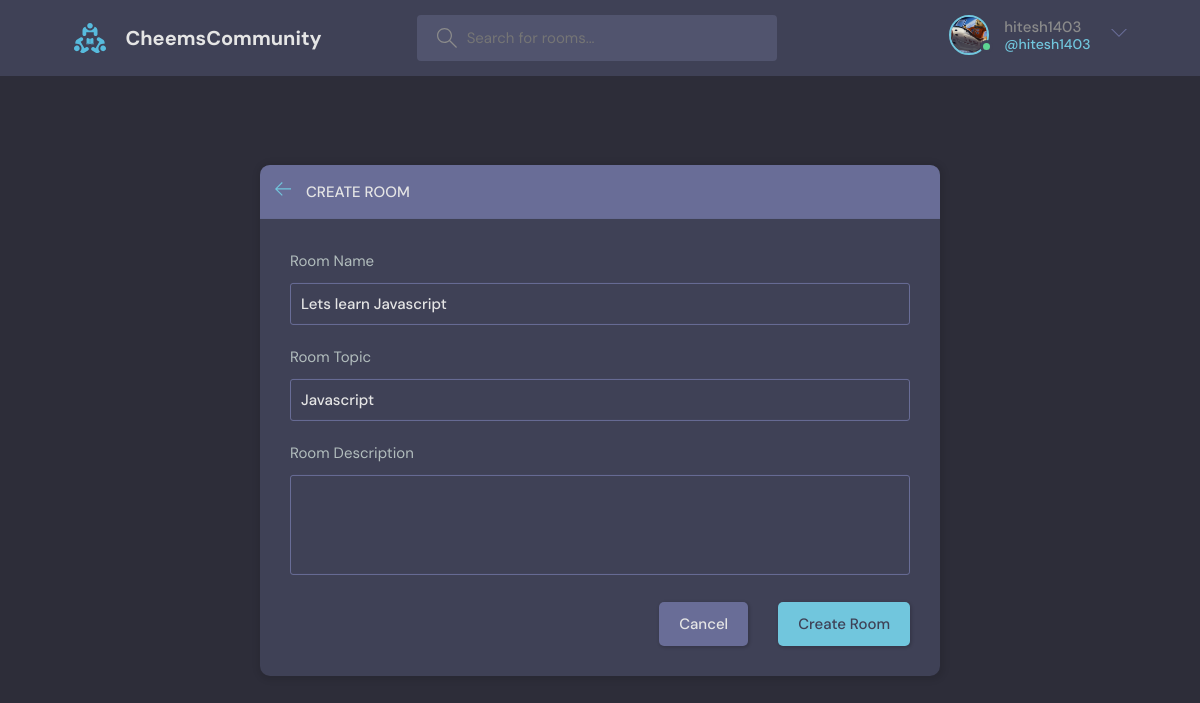
The app's page /update-room/1/ (signed in) with its own data.
### base/models.py (models this page shows, shortened)
class User(AbstractUser):
    name = models.CharField(max_length=200, null=True)
    email = models.EmailField(unique=True, null=True)
    bio = models.TextField(null=True)
    avatar = models.ImageField(null=True, default='img/avatar.svg')
    USERNAME_FIELDS = ['email','name']
    REQUIRED_FIELDS = []

class Room(models.Model):
    host = models.ForeignKey(User, on_delete=models.SET_NULL, null=True)
    topic = models.ForeignKey(Topic, on_delete=models.SET_NULL, null=True)
    name = models.CharField(max_length=200)
    description = models.TextField(null=True, blank=True)
    participants= models.ManyToManyField(User, related_name='participants')
    updated = models.DateTimeField(auto_now=True)
    created = models.DateTimeField(auto_now_add=True)
    class Meta:
        ordering = ['-updated', '-created']

class Topic(models.Model):
    name = models.CharField(max_length=200)

### base/views.py (the view, shortened to what this page needs)
# urls.py: path('update-room/<int:pk>/', views.update_room, name='update-room'),
@login_required(login_url='login')
def update_room(request, pk):
    room = Room.objects.get(id=pk)
    form = RoomForm(instance=room)
    topics = Topic.objects.all()
    if request.user != room.host:
        return HttpResponse("You are not allowed here !")
    context = {'form':form, 'topics':topics, 'room':room}
    return render(request, 'base/room_form.html', context)

### base/forms.py
class RoomForm(ModelForm):
    class Meta:
        model = Room
        fields = "__all__"
        exclude = ['host', 'participants']

### base/templates/base/room_form.html (shortened to what this page needs)
{% extends 'main.html' %}
{% block content %}
<main class="create-room layout">
    <div class="container">
      <div class="layout__box">
        <div class="layout__boxHeader">
          <div class="layout__boxTitle">
            <a href="index.html">
              <svg version="1.1" xmlns="http://www.w3.org/2000/svg" width="32" height="32" viewBox="0 0 32 32">
                <title>arrow-left</title>
                <path
                  d="M13.723 2.286l-13.723 13.714 13.719 13.714 1.616-1.611-10.96-10.96h27.625v-2.286h-27.625l10.965-10.965-1.616-1.607z">
                </path>
              </svg>
            </a>
            <h3>Create Room</h3>
          </div>
        </div>
        <div class="layout__body">
          <form method='POST' class="form" action="">
            <div class="form__group">
                <label for="room_name">Room Name</label>
                {{form.name}}
            </div>
            <div class="form__group">
                <label for="room_topic">Room Topic</label>
                <input required type='text' name='topic' list='topic-list' value='{{room.topic.name}}' />
            </div>
            <div class="form__group">
                <label for="room_description">Room Description</label>
                {{form.description}}
            </div>
            <div class="form__action">
              <a class="btn btn--dark" href="index.html">Cancel</a>
              <button class="btn btn--main" type="submit">Create Room</button>
            </div>
          </form>
        </div>
      </div>
    </div>
</main>
{% endblock %}

### templates/navigation.html (shortened to what this page needs)
<header class="header header--loggedIn">
    <div class="container">
      <a href="/" class="header__logo">
        <img src="assets/logo.svg" />
        <h1>CheemsCommunity</h1>
      </a>
      <form class="header__search" method='GET' action='{% url 'home' %}'>
        <label>
          <input type='text' name='q' placeholder="Search for rooms..." />
        </label>
      </form>
      <nav class="header__menu">
        {% if request.user.is_authenticated %}
        <div class="header__user">
          <a href='{% url 'user-profile' request.user.id %}'>
            <div class="avatar avatar--medium active">
              <img src="{{request.user.avatar.url}}" />
            </div>
            <p>{{request.user}}<span>@{{request.user}}</span></p>
          </a>
          <button class="dropdown-button">
            <svg version="1.1" xmlns="http://www.w3.org/2000/svg" width="32" height="32" viewBox="0 0 32 32">
              <title>chevron-down</title>
              <path d="M16 21l-13-13h-3l16 16 16-16h-3l-13 13z"></path>
            </svg>
          </button>
        </div>
        {% else %}
            <a href="{% url 'login' %}">
            <img src="" />
            <p>Login</p>
            </a>
        {% endif %}
      </nav>
    </div>
  </header>

### records on screen
User: user.avatar (picture), user "hitesh1403"
Room: name "Lets learn Javascript", topic "Javascript"
